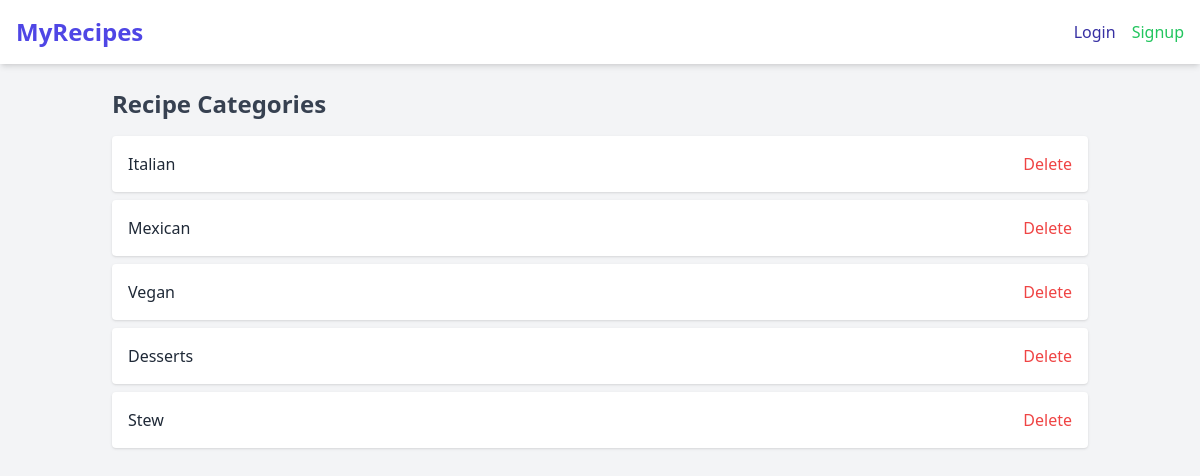
Page /categories/ on the committed database.
### recipes/models.py (models this page shows, shortened)
class Category(models.Model):
    name = models.CharField(max_length=100)

### recipes/views.py (the view)
# urls.py: path('categories/', views.category_list, name='category_list'),
def category_list(request):
    categories = Category.objects.all()
    return render(request, 'recipes/category_list.html', {'categories': categories})

### recipes/templates/recipes/category_list.html (shortened to what this page needs)
{% extends 'recipes/base.html' %}
{% block content %}
    <h1 class="text-2xl font-bold mb-4 text-gray-700">Recipe Categories</h1>
    {% if categories %}
        <ul class="space-y-2">
            {% for category in categories %}
                <li class="bg-white p-4 rounded shadow flex justify-between items-center">
                    <span>{{ category.name }}</span>
                    <form action="{% url 'category_delete' category.id %}" method="post" class="inline">
                        <button type="submit" class="text-red-500 hover:text-red-700">Delete</button>
                    </form>
                </li>
            {% endfor %}
        </ul>
    {% else %}
        <p class="text-gray-500">No categories available.</p>
    {% endif %}
{% endblock %}

### rows in the picture
Category: name "Italian"
Category: name "Mexican"
Category: name "Vegan"
Category: name "Desserts"
Category: name "Stew"
